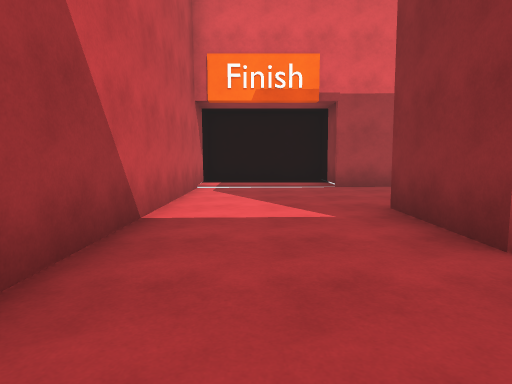
[1] (above)

24 first-person views from a walk through a 3-D level made in the Unity game engine. The camera is 1.4 m above the floor, tilts 6° down and sees 75° across. The floor is counted in squares, 2 m on a side. Each view is taken from the middle of a square. On the plan, view 1 faces up. The plan holds only what a view shows up to about 10 squares ahead; the rest is blank. The place goes on beyond the plan. The player is left out. Surface patterns are stand-ins for the level's own textures.

[2]
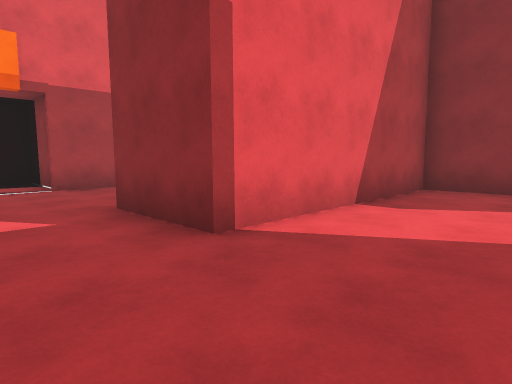

[3]
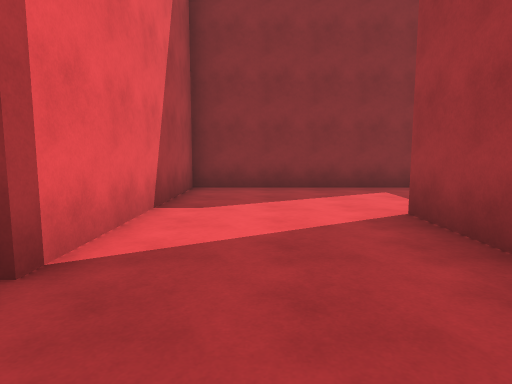

[4]
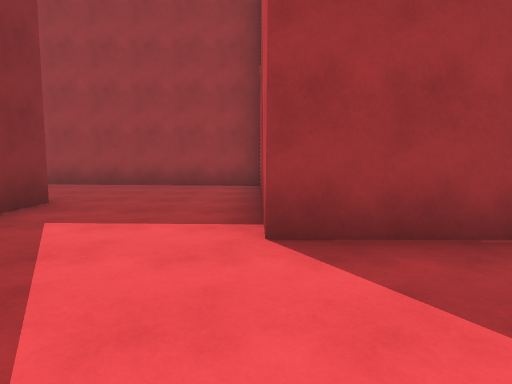

[5]
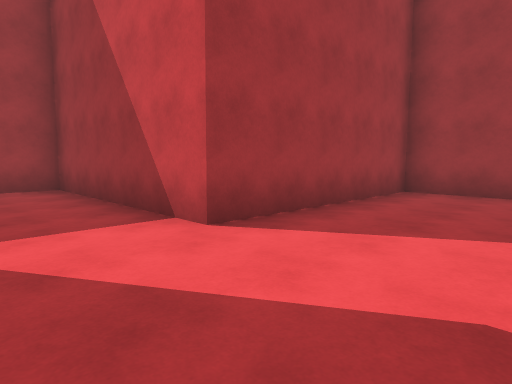

[6]
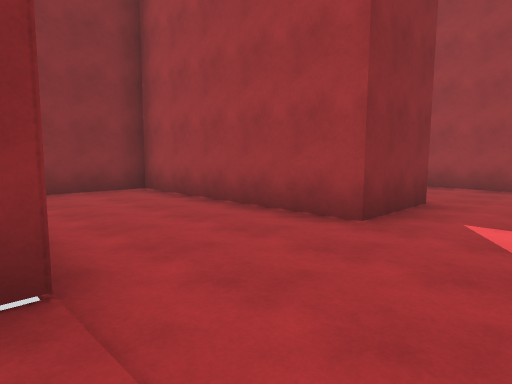

[7]
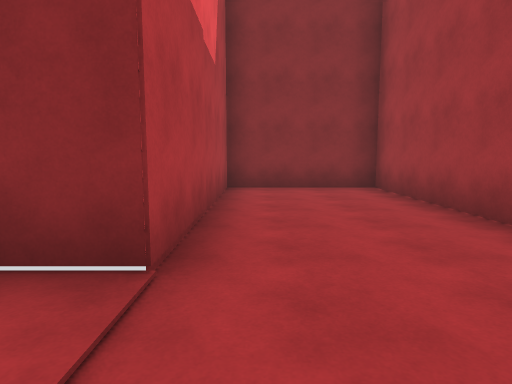

[8]
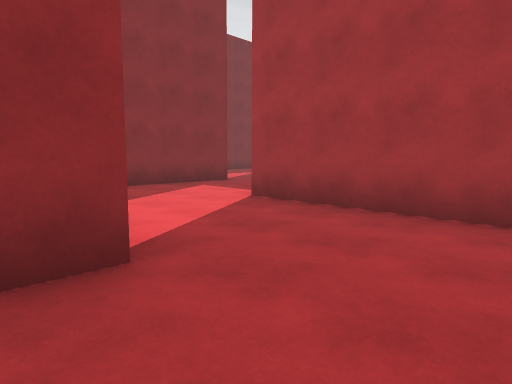

[9]
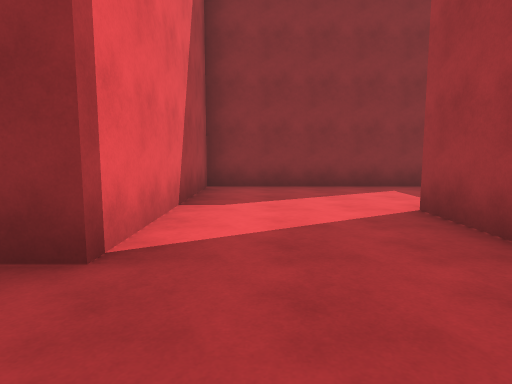

[10]
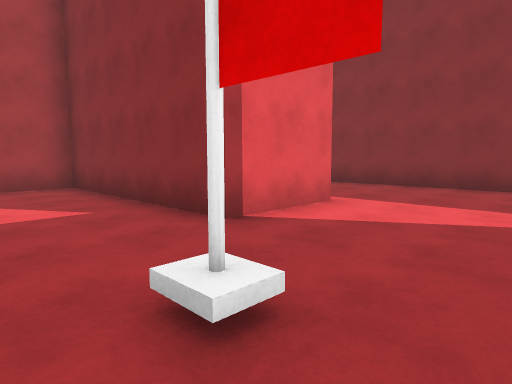

[11]
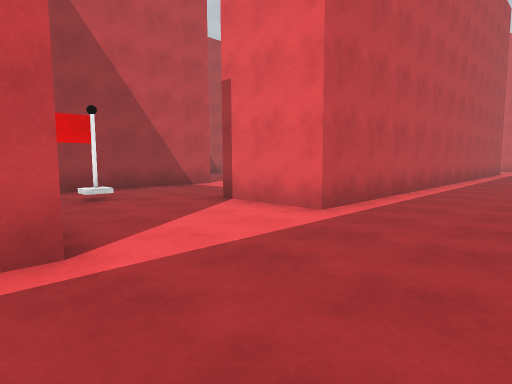

[12]
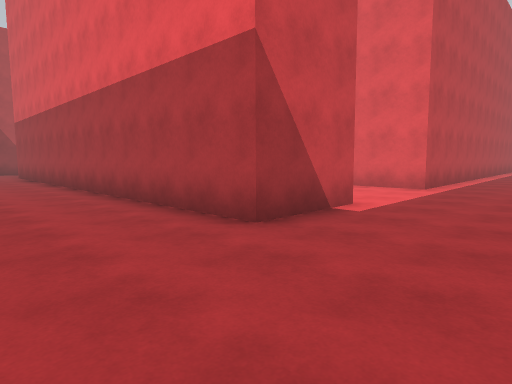

[13]
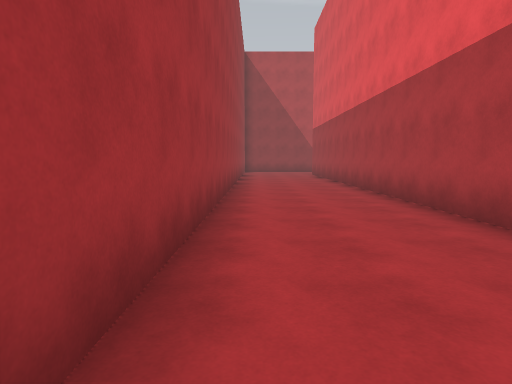

[14]
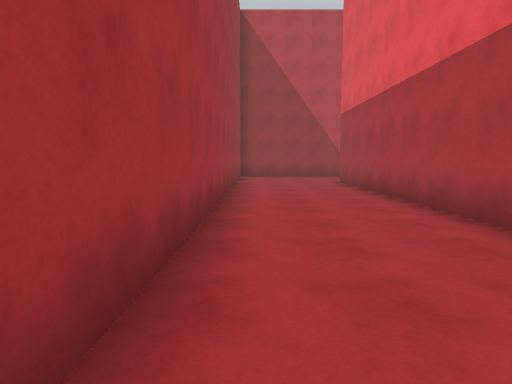

[15]
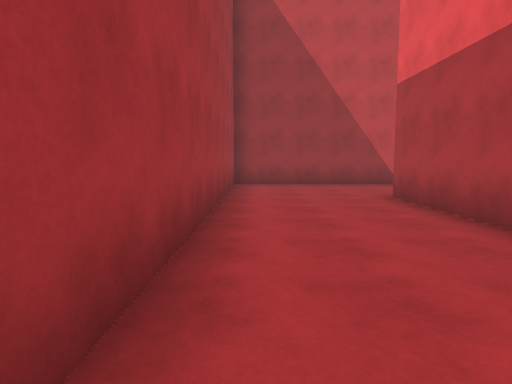

[16]
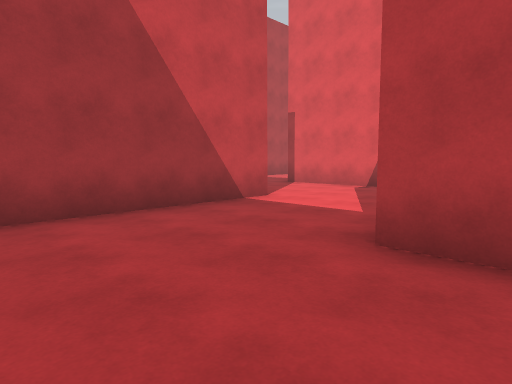

[17]
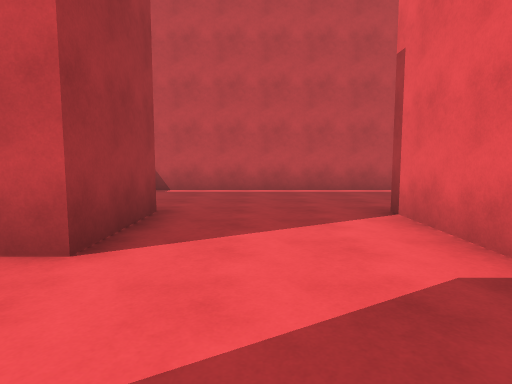

[18]
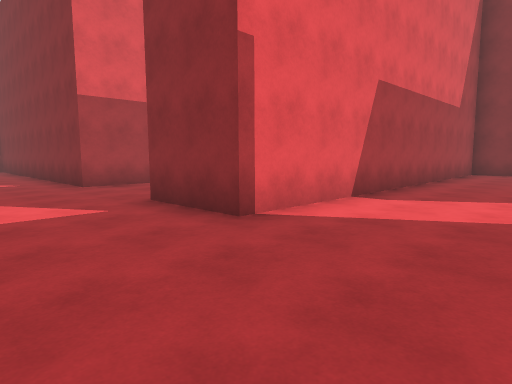

[19]
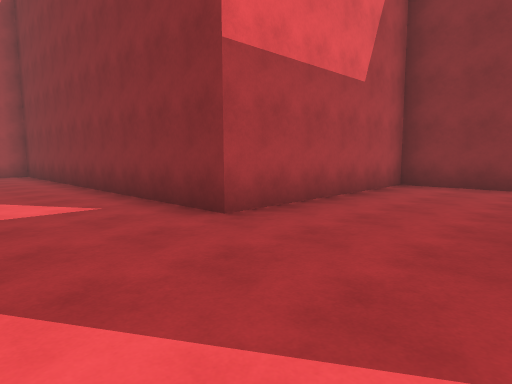

[20]
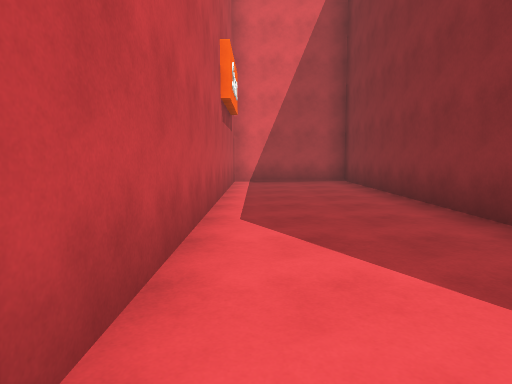

[21]
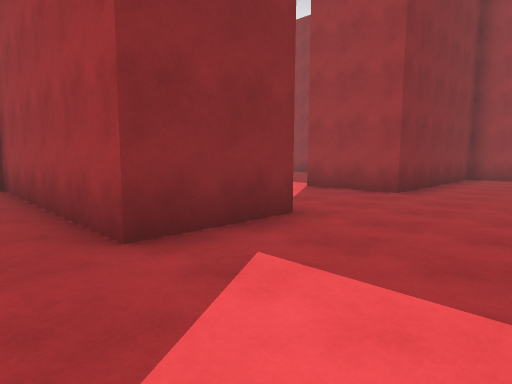

[22]
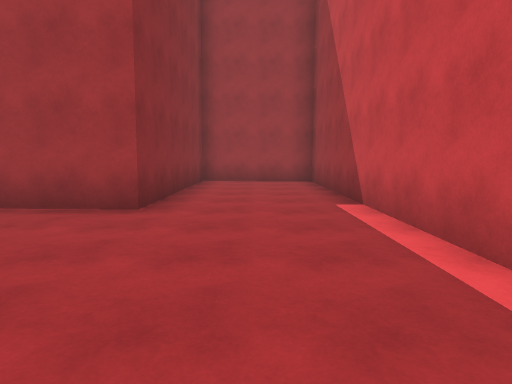

[23]
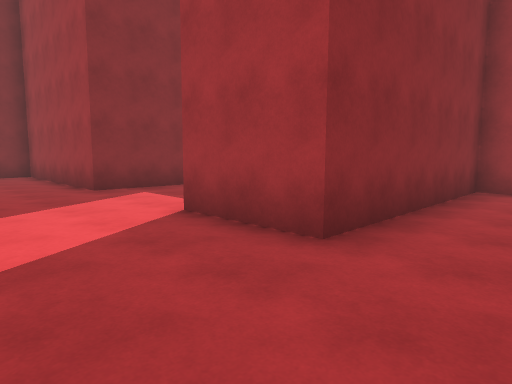

[24]
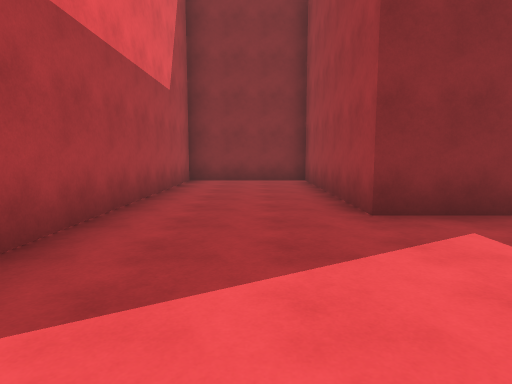

### Floor plan
Key: @ floor where view 1 was taken; # wall or solid block; . main floor; : floor 0.25 m higher than the main floor.
Columns run from 7 left of view 1 to 18 right of it. Each row starts with its distance up from view 1.
  9      #####
  8 ######...######
  7 #...##........#
  6 #...##........#
  5 #...##........#
  4 #...##...######
  3 #...##...######
  2 #...##........#
  1 #...##........#
  0 #...##.@......#      #:
 -1 #...########..#      #:
 -2  ...# #### #..##     #::
 -3  ...########...#######::
 -4  ........###.....:::##::
 -5  ........###.....:::##::
 -6  ...#############:::##:: #
 -7 #...###### #### #:::##:::#
 -8 #...#############:::##:::#
 -9 #.............###::::::::#
-10 #.............###:#::::::#
-11 #.............#  ::::::::
-12 #...##...######      #:::
-13 #...##...#############:::
-14 #...##...........::::::::
-15 #...##...........::::::::
-16 #...##...........::::::::
-17 ########################

Positions as (right, up) in squares from view 1, and headings:
1: (0, 0), facing up
2: (0, 0), facing up-right
3: (0, 1), facing right
4: (4, 2), facing down
5: (6, 2), facing down-left
6: (0, 8), facing down-right
7: (0, 7), facing right
8: (5, -2), facing down-right
9: (5, -4), facing right
10: (10, -11), facing up-right
11: (17, -12), facing up-left
12: (17, -16), facing up-left
13: (17, -16), facing left
14: (12, -16), facing left
15: (8, -16), facing left
16: (3, -16), facing up-left
17: (1, -10), facing left
18: (-6, -11), facing up-right
19: (-6, -6), facing up-right
20: (-6, -2), facing up
21: (-6, -5), facing down-right
22: (-5, -7), facing down
23: (-5, -9), facing down-right
24: (-2, -10), facing right
